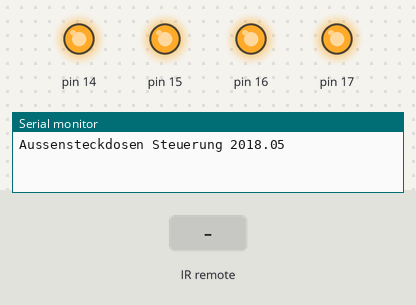
This sketch was run on a simulated Arduino Uno, built with avr-gcc and run on an emulated ATmega328P. Shown: output pins drawn as LEDs (lit = HIGH), the last lines printed to the serial monitor. The test bench sets the inputs (shaded band). Pins used as bus, display or sensor lines are not drawn.

Above: at 1.7 s.
1.8 s: infrared code 0x554551 received
At 2.2 s:
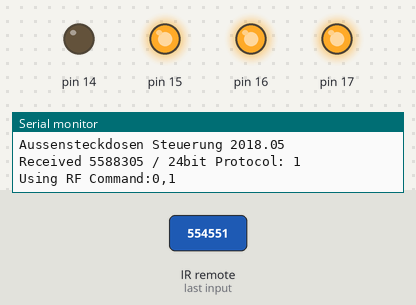
3.3 s: infrared code 0x555151 received
At 4.5 s:
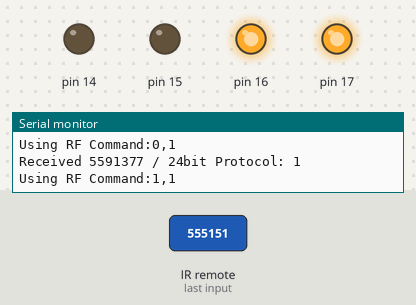
4.8 s: infrared code 0x554554 received
At 5.7 s:
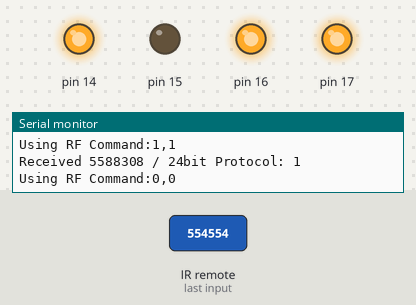
6.3 s: infrared code 0x555451 received
At 6.8 s:
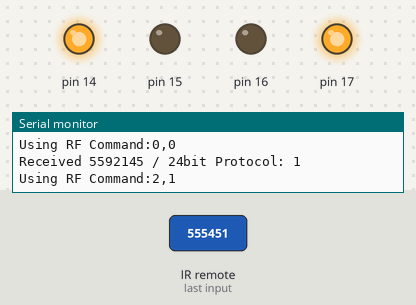
7.8 s: infrared code 0x555154 received
At 9.0 s:
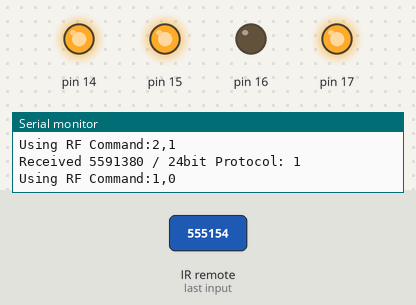
9.3 s: infrared code 0x555511 received
At 10.3 s:
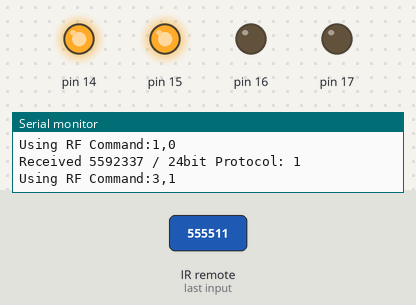
Timing chart, 0 to 11.8 s (numbered marks = the images above; inputs shaded):
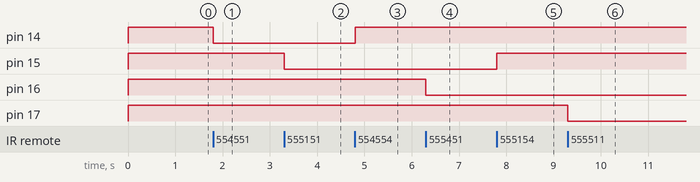

Measured:
- after the input at 1.8 s, pin 14: HIGH → LOW at once
- after the input at 3.3 s, pin 15: HIGH → LOW at once
- after the input at 4.8 s, pin 14: LOW → HIGH at once
- after the input at 6.3 s, pin 16: HIGH → LOW at once
- after the input at 7.8 s, pin 15: LOW → HIGH at once
- after the input at 9.3 s, pin 17: HIGH → LOW at once

The sketch:

Arduino_Dose.ino
```cpp
/////////////////////////////////////////////////////////
// Project ESP8266 with Arduino
// Communication over serial
//
// Part 2 Arduino to deploy more GPIOs
//
// mail: droidbox.ma () gmail.com
//
// Free for anybody - no warranties
/////////////////////////////////////////////////////////

#define RECV_BUFFER_SIZE 20       // Receive-Buffer - for Softserial / WIFI reading
char RECV_Buffer[RECV_BUFFER_SIZE];

#define WIFI_Serial mySerial      // assign serial ports
#define Debug_Serial Serial

#include <SoftwareSerial.h>
SoftwareSerial mySerial(3,4); // RX, TX

#include <RCSwitch.h>
RCSwitch mySwitch = RCSwitch();
unsigned long lRFOldValue=0;      // to check for consecutive reads on 433MHz
int iRFCodeRepeat=0;              // how many repeated codes receiver of 433MHz?
#define ESP_RESET 5               // ESP8266 reset pin
#define NO_DOSE 4                 // Numbers of DOSE to control, 4 Dosen = 0-3
unsigned long RFCode[NO_DOSE][2]; // array for the fc receive codes
int iDOSEState[NO_DOSE];          // state of the DOSES
#define DOSE_ON     1             // -1
#define DOSE_OFF    0             // 1
#define DOSE_INVAL -999
#define DEBOUNCE_MS 1000
unsigned long ulDOSEEventEnd[NO_DOSE];  // end of current motor event
unsigned long ulRFEventDeBounce;  // timer for RF event on 433MHz (needed for debouncing)

////////////////
// setup routine
void setup()
  {
    pinMode(14, OUTPUT); digitalWrite(14, HIGH);
    pinMode(15, OUTPUT); digitalWrite(15, HIGH);
    pinMode(16, OUTPUT); digitalWrite(16, HIGH);
    pinMode(17, OUTPUT); digitalWrite(17, HIGH);

    // init serials - make sure ESP8266 on WIFI_Serial is also at 9600
    Debug_Serial.begin(9600);
    WIFI_Serial.begin(9600);

    // set-up rf receiver
    mySwitch.enableReceive(0);  // 433MHz Receiver on interrupt 0 => that is pin #2
    ulRFEventDeBounce=0;
    Debug_Serial.println("Aussensteckdosen Steuerung 2018.05");

    ////////////////////////////
    // define RF receiver codes  -  place your codes here, if you want 433MHz support
    ////////////////////////////
    // Pollin FB Outdoor
    // OFF OFF OFF OFF OFF
    // 00000
    // Nr  ON    OFF
    // 1 5588305    5588308
    // 2 5591377    5591380
    // 3 5592145    5592148
    // 4 5592337    5592340
    // left button  ON
    // right button OFF
    RFCode[0][0]=5588308;  // Switch A left ON
    RFCode[0][1]=5588305;  // Switch A left OFF
    RFCode[1][0]=5591380;  // Switch B left ON
    RFCode[1][1]=5591377;  // Switch B left OFF
    RFCode[2][0]=5592148;  // Switch C left ON
    RFCode[2][1]=5592145;  // Switch C left OFF
    RFCode[3][0]=5592340;  // Switch D left ON
    RFCode[3][1]=5592337;  // Switch D left OFF

    pinMode(ESP_RESET, OUTPUT);   // reset ESP8266
    digitalWrite(ESP_RESET, LOW);
    delay(500);
    digitalWrite(ESP_RESET, HIGH);

  }

////////////
// main loop
void loop()
  {
    //////////////
    // handle WIFI
    if(WIFI_Serial.available())
      {
        if (WIFI_Serial.findUntil("DOSE", "\n"))
          {
            if (WIFI_Serial.readBytesUntil('\n', RECV_Buffer, RECV_BUFFER_SIZE))
          {
         // we should now have the motor number in ascii in receive buffer
         int iDOSE = RECV_Buffer[0] -48 -1; // -1 as webinterface calls DOSE0 .... DOSE9
         int iCommand=DOSE_INVAL;
         if (iDOSE>=0 && iDOSE<=9)
           {
             Debug_Serial.print("DOSE ");
             Debug_Serial.print(iDOSE);
              if (strncmp(&RECV_Buffer[1], "ON", 2) == 0)
                {
                 iCommand=DOSE_ON;
                }
                  else if (strncmp(&RECV_Buffer[1], "OFF", 3) == 0)
                    {
                    iCommand=DOSE_OFF;
                    }
              Debug_Serial.print(" Komando ");
              Debug_Serial.println(iCommand);

              if (iDOSE==0 && iCommand==0)
                { digitalWrite(14, HIGH); }
                  else if (iDOSE==0 && iCommand==1)
                { digitalWrite(14, LOW);  }

              if (iDOSE==1 && iCommand==0)
                { digitalWrite(15, HIGH); }
                  else if (iDOSE==1 && iCommand==1)
                { digitalWrite(15, LOW);  }

              if (iDOSE==2 && iCommand==0)
                { digitalWrite(16, HIGH); }
                  else if (iDOSE==2 && iCommand==1)
                { digitalWrite(16, LOW);  }

              if (iDOSE==3 && iCommand==0)
                { digitalWrite(17, HIGH); }
                  else if (iDOSE==3 && iCommand==1)
                { digitalWrite(17, LOW);  }
             }
          }
        }
    }
////////////////
  // handle 433MHz
  if (mySwitch.available())
    {
      unsigned long value = mySwitch.getReceivedValue();
      if (value == 0)
    {
      Debug_Serial.print("Unknown encoding");
    }
    else
    {
      Debug_Serial.print("Received ");
      Debug_Serial.print( value );
      Debug_Serial.print(" / ");
      Debug_Serial.print( mySwitch.getReceivedBitlength() );
      Debug_Serial.print("bit ");
      Debug_Serial.print("Protocol: ");
      Debug_Serial.println( mySwitch.getReceivedProtocol() );

      // find code in list
      for (int ii=0;ii<NO_DOSE;ii++)
      {
        for (int ij=0;ij<2;ij++)
        {
          if (value == RFCode[ii][ij])
          {
            if (value == lRFOldValue)
            {
              iRFCodeRepeat++;
            }
            else  // use only new commands
            {
              iRFCodeRepeat=0;
              ulRFEventDeBounce=millis()+DEBOUNCE_MS;

              Debug_Serial.print("Using RF Command:");
              Debug_Serial.print(ii);
              Debug_Serial.print(",");
              Debug_Serial.println(ij);

              if (ii==0 && ij==0)
                { digitalWrite(14, HIGH); }
                  else if (ii==0 && ij==1)
                { digitalWrite(14, LOW);  }

              if (ii==1 && ij==0)
                { digitalWrite(15, HIGH); }
                  else if (ii==1 && ij==1)
                { digitalWrite(15, LOW);  }

              if (ii==2 && ij==0)
                { digitalWrite(16, HIGH); }
                  else if (ii==2 && ij==1)
                { digitalWrite(16, LOW);  }

              if (ii==3 && ij==0)
                { digitalWrite(17, HIGH); }
                  else if (ii==3 && ij==1)
                { digitalWrite(17, LOW);  }
            }

            // store current command as old now
            lRFOldValue = value;
          }
        }
     }
    }
    mySwitch.resetAvailable();
  }

///////////////////////////
// debounce 433MHz RF input
  if (ulRFEventDeBounce<millis())
    {
      iRFCodeRepeat=0;
      lRFOldValue=0;
    }
 }
```
